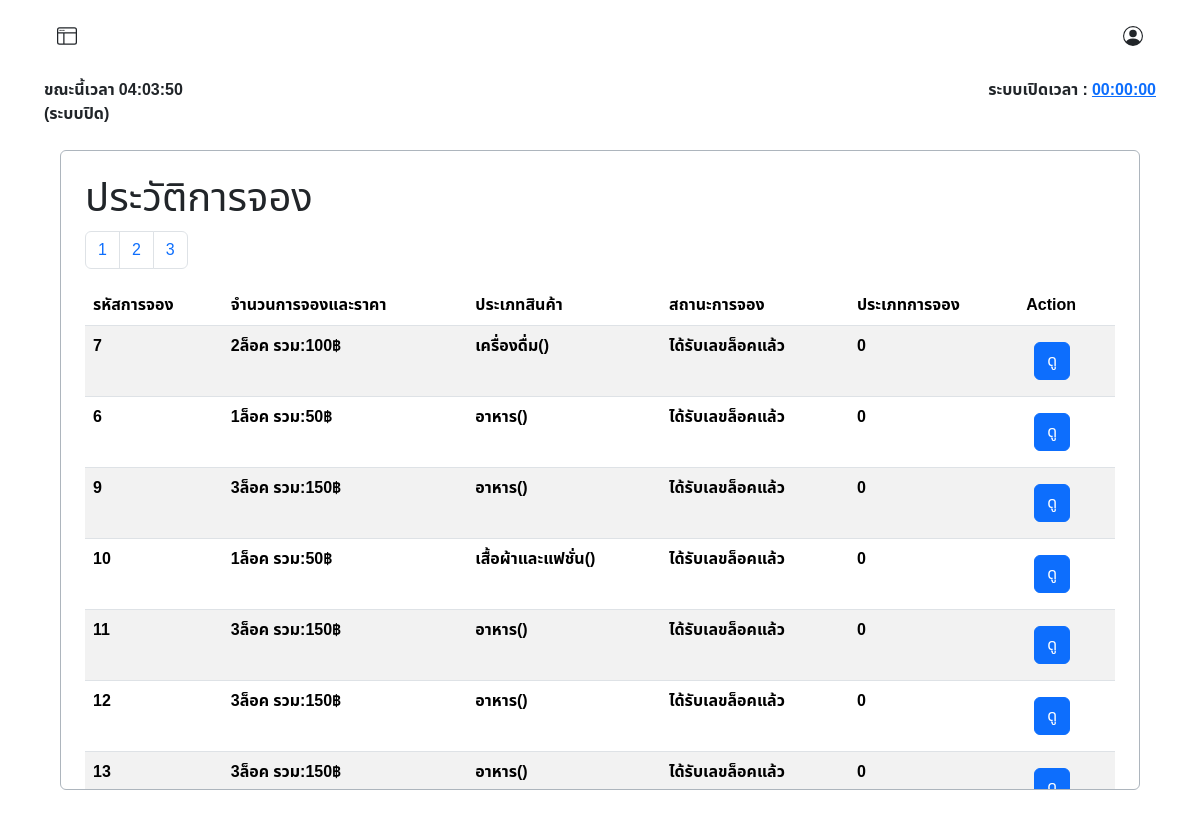
/user/booking_history.php (signed in), run on the app's committed database.
### tables this page shows
CREATE TABLE `booked` (
  `id_booked` int(10) UNSIGNED ZEROFILL NOT NULL COMMENT 'รหัสการจองแบบเรียบร้อยแล้ว',
  `booking_id` int(10) UNSIGNED DEFAULT NULL COMMENT 'รหัสการจอง',
  `member_id` int(6) UNSIGNED NOT NULL COMMENT 'รหัสลูกค้า',
  `booking_amount` varchar(45) NOT NULL,
  `total_price` varchar(45) NOT NULL,
  `product_type` int(11) NOT NULL,
  `sub_product_type` int(11) NOT NULL,
  `booking_status` int(3) UNSIGNED NOT NULL COMMENT 'สถานะการจอง',
  `booking_type` int(11) NOT NULL,
  `zone_id` int(3) UNSIGNED NOT NULL COMMENT 'รหัสประเภทโซน',
  `slip_img` varchar(45) DEFAULT NULL COMMENT 'log',
  `booking_date` timestamp NOT NULL DEFAULT current_timestamp() ON UPDATE current_timestamp() COMMENT 'วันเวลาที่จอง',
  `booked_lock_number` varchar(10) DEFAULT NULL COMMENT 'เลขล็อคที่จะได้',
  `expiration_date` datetime DEFAULT NULL
);

CREATE TABLE `category` (
  `id_category` int(11) NOT NULL,
  `cat_name` varchar(45) NOT NULL
);

CREATE TABLE `booking_status` (
  `id` int(3) UNSIGNED NOT NULL COMMENT 'รหัสสถานะการจอง',
  `status` varchar(50) NOT NULL COMMENT 'สถานะ'
);

### user/booking_history.php (the view, shortened to what this page needs)
<?php
require("../condb.php");
$user_id = $_SESSION["user_id"];
$results_per_page = 10;
$page = isset($_GET['page']) ? (int)$_GET['page'] : 1;
$start_from = ($page - 1) * $results_per_page;
?>
<!DOCTYPE html>
<html lang="th">
<head>
    <link href="https://cdn.jsdelivr.net/npm/bootstrap@5.3.3/dist/css/bootstrap.min.css" rel="stylesheet">
    <link rel="stylesheet" href="../asset/css/font.css">
</head>
<body>
    <?php
    include('./user_nav.php');
    ?>
    <div class="container my-4 p-2 border border-dark-subtle rounded overflow-auto" style="width: 90%; height: 40rem;">
        <div class="tab-content" id="myTabContent">
            <div class="tab-pane fade show active mt-2 mx-2 p-2" id="category">
                <div>
                    <h1>ประวัติการจอง</h1>
                </div>
                <div class="mt-2">
                    <?php
                    $sql_total = "SELECT COUNT(*) FROM market_booking.booked";
                    $result_total = $conn->query($sql_total);
                    $row_total = $result_total->fetch_row();
                    $total_records = $row_total[0];
                    $total_pages = ceil($total_records / $results_per_page);
                    echo "<nav>";
                    echo "<ul class='pagination'>";
                    for ($i = 1; $i <= $total_pages; $i++) {
                        echo "<li class='page-item'><a class='page-link' href='?page=" . $i . "'>" . $i . "</a></li>";
                    }
                    echo "</ul>";
                    echo "</nav>";
                    $sql = "SELECT
                                B.booking_id,
                                CONCAT(U.prefix, ' ', U.firstname, ' ', U.lastname) AS fullname,
                                B.booking_amount,
                                B.total_price,
                                C.cat_name,
                                SC.sub_cat_name,
                                BS.status,
                                B.booking_type,
                                B.slip_img,
                                B.booked_lock_number,
                                B.booking_date
                            FROM market_booking.booked AS B
                            LEFT JOIN booking_status AS BS ON B.booking_status = BS.id
                            LEFT JOIN tbl_user AS U ON B.member_id = U.user_id
                            LEFT JOIN category AS C ON B.product_type = C.id_category
                            LEFT JOIN sub_category AS SC ON B.sub_product_type = SC.idsub_category
                            WHERE member_id = $user_id
                            ";
                    $sql .= " LIMIT $start_from, $results_per_page";
                    $result = $conn->query($sql);
                    if ($result === false) {
                        echo "ข้อผิดพลาด SQL: " . $conn->error;
                    } elseif ($result->num_rows > 0) {
                        echo "<table class='table table-striped'>";
                        echo "<thead>
                            <tr>
                                <th>รหัสการจอง</th>
                                <th>จำนวนการจองและราคา</th>
                                <th>ประเภทสินค้า</th>
                                <th>สถานะการจอง</th>
                                <th>ประเภทการจอง</th>
                                <th>Action</th>
                            </tr>
                        </thead>";
                        echo "<tbody>";
                        while ($row = $result->fetch_assoc()) {
                            echo "<tr>";
                            echo "<td><strong>" . $row["booking_id"] . "</strong></td>";
                            echo "<td><strong>" . $row["booking_amount"] . "ล็อค รวม:" . $row["total_price"] . "฿</strong></td>";
                            echo "<td><strong>" . $row["cat_name"] . "(" . $row["sub_cat_name"] . ")</strong></td>";
                            echo "<td><strong>" . $row["status"] . "</strong></td>";
                            echo "<td><strong>" . $row["booking_type"] . "</strong></td>";
                            echo "<td>
                                    <button
                                        class='btn btn-primary m-2' type='button'
                                        data-bs-toggle='modal'
                                        data-bs-target='#viewBookingModal'
                                        data-id='" . $row["booking_id"] . "'>
                                        ดู
                                    </button>
                                </td>";
                            echo "</tr>";
                        }
                        echo "</tbody></table>";
                    } else {
                        echo "ไม่พบข้อมูล";
                    }
                    ?>
                </div>
            </div>
        </div>
    </div>
</body>
</html>

### data on the page
booked: booking "7", booking_amount "2", total_price "100", product_type.cat_name "เครื่องดื่ม", booking_status.status "ได้รับเลขล็อคแล้ว", booking_type "0"
booked: booking "6", booking_amount "1", total_price "50", product_type.cat_name "อาหาร", booking_status.status "ได้รับเลขล็อคแล้ว", booking_type "0"
booked: booking "9", booking_amount "3", total_price "150", product_type.cat_name "อาหาร", booking_status.status "ได้รับเลขล็อคแล้ว", booking_type "0"
booked: booking "10", booking_amount "1", total_price "50", product_type.cat_name "เสื้อผ้าและแฟชั่น", booking_status.status "ได้รับเลขล็อคแล้ว", booking_type "0"
booked: booking "11", booking_amount "3", total_price "150", product_type.cat_name "อาหาร", booking_status.status "ได้รับเลขล็อคแล้ว", booking_type "0"
booked: booking "12", booking_amount "3", total_price "150", product_type.cat_name "อาหาร", booking_status.status "ได้รับเลขล็อคแล้ว", booking_type "0"
booked: booking "13", booking_amount "3", total_price "150", product_type.cat_name "อาหาร", booking_status.status "ได้รับเลขล็อคแล้ว", booking_type "0"
